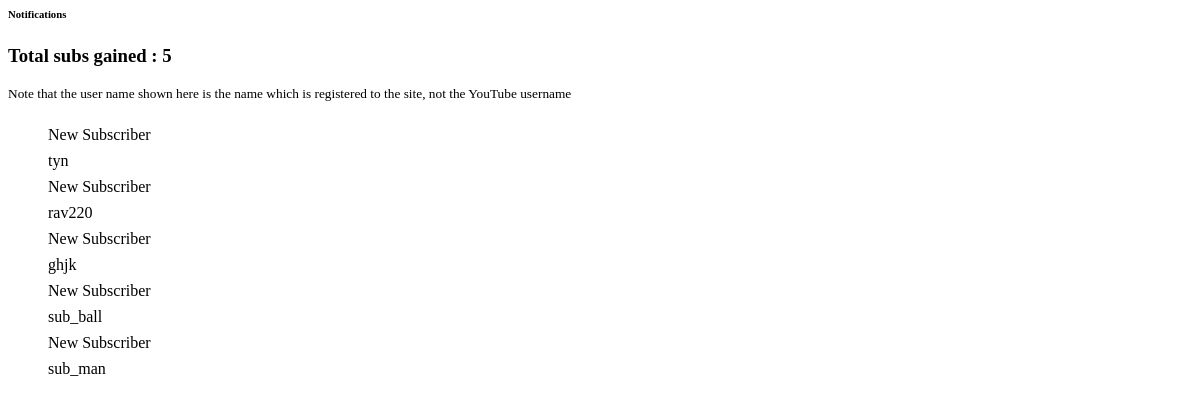
The page /notifications/ (signed in) on the database as committed earlier.
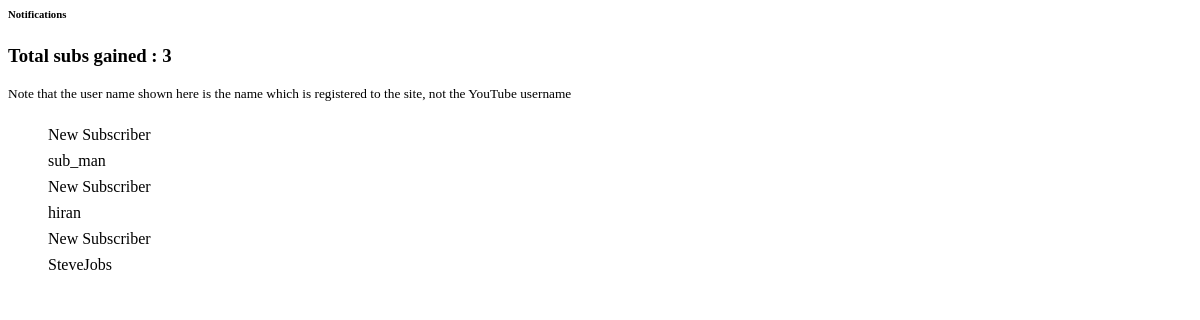
The same page on the database as committed later.
### community/models.py (models this page shows)
class CustomUser(AbstractUser):
	objects = UserManager()

### community/views.py (the view)
# urls.py: path('notifications/', notification_view, name='notifications'),
def notification_view(request):
	tube_user = TubeUser.objects.get(user=request.user).subscribed_users.all()
	users = User.objects.filter(tubeuser__in=tube_user)
	context = {
	'users':users
	}
	return render(request, 'notification_view.html', context)

### community/templates/notification_view.html (shortened to what this page needs)
        <div class="card shadow mb-4">
          <div class="card-header py-3">
              <h6 class="m-0 font-weight-bold text-primary">Notifications</h6>
          </div>
          <div class="card-body">
              <h3>Total subs gained : {{users|length}}</h3>
              <small>Note that the user name shown here is the name which is registered to the site, not the YouTube username </small>
              <ul class="list-style-none ps-0">
                {% for user in users %}
                <li class="d-flex no-block card-body border-bottom">
                    <div> <a class="m-b-0 font-medium p-0" >New Subscriber</a> <span class="text-muted">{{user.username}}</span> </div>
                </li>
                {% endfor %}
              </ul>
          </div>

Rows that differ between the two databases and show on the page:
no longer on this page (row unchanged): CustomUser: username "tyn"
no longer on this page (row unchanged): CustomUser: username "rav220"
no longer on this page (row unchanged): CustomUser: username "ghjk"
no longer on this page (row unchanged): CustomUser: username "sub_ball"
added CustomUser: username "hiran"
added CustomUser: username "SteveJobs"
Other text that changed with them:
{{ users|length }}: "5" → "3"
